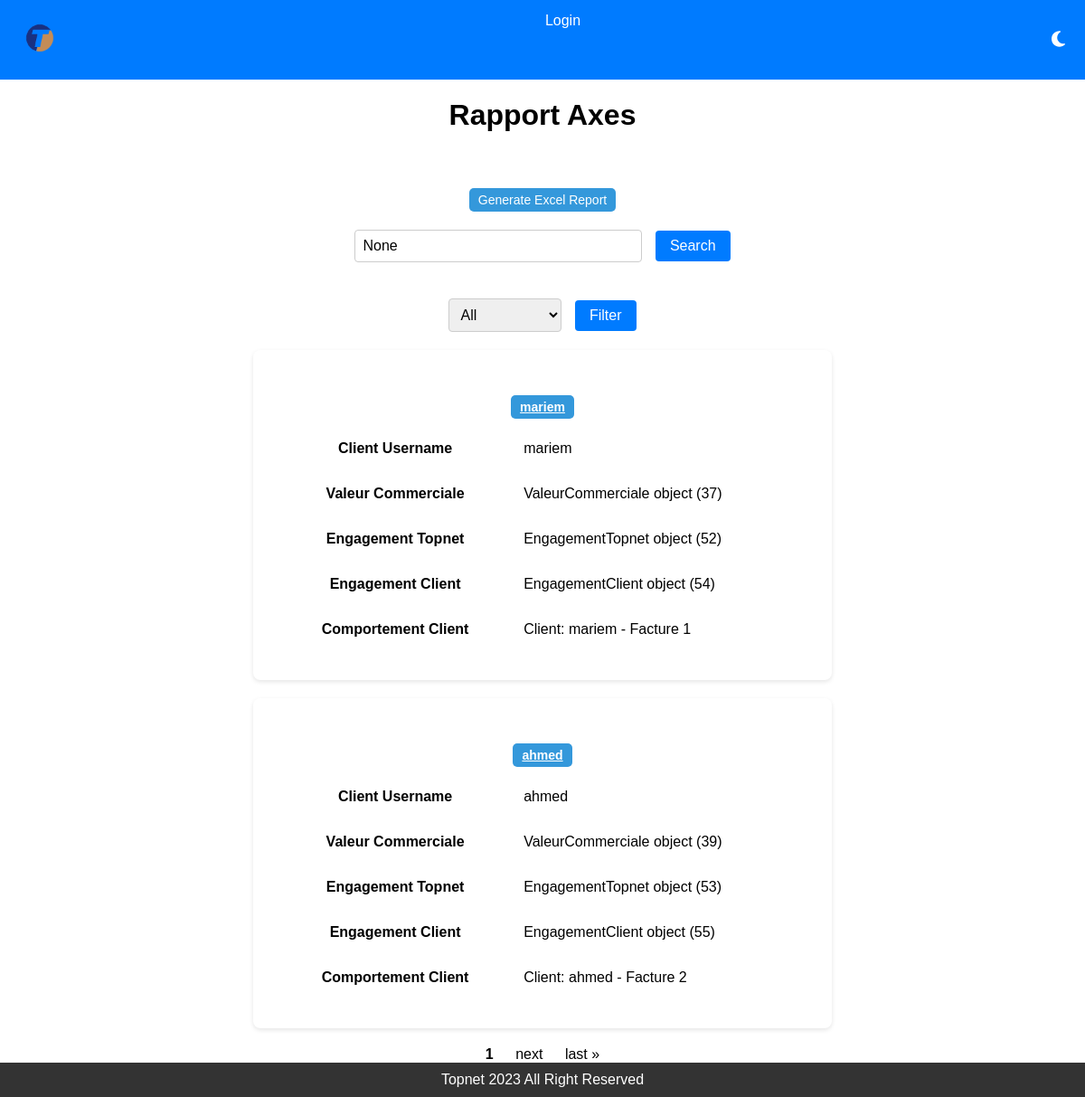
Page /user/view_axes/ on the earlier database version.
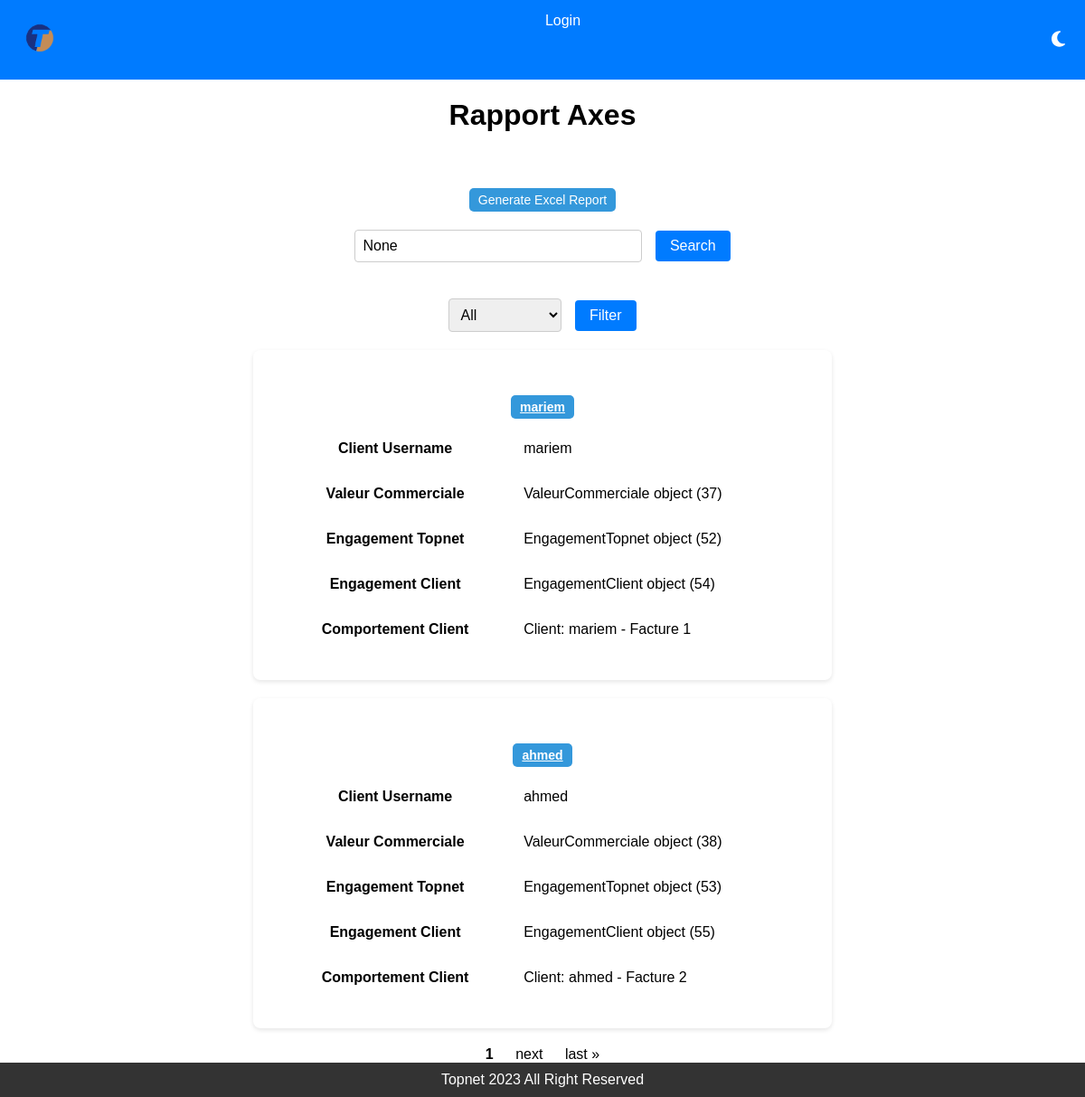
Same page on the later database version.
### client/models.py (models this page shows, shortened)
class Axes(models.Model):
    client = models.ForeignKey(Client, on_delete=models.CASCADE, related_name='Axes')
    valeur_commerciale = models.ForeignKey(ValeurCommerciale, on_delete=models.CASCADE, null=True, blank=True)
    engagement_topnet = models.ForeignKey(EngagementTopnet, on_delete=models.CASCADE, null=True, blank=True)
    engagement_client = models.ForeignKey(EngagementClient, on_delete=models.CASCADE, null=True, blank=True)
    comportement_client = models.ForeignKey(ComportementClient, on_delete=models.CASCADE, null=True, blank=True)

class ValeurCommerciale(models.Model):
    CATEGORIE_CHOICES = [
        (None, 'Unspecified'),
        (0, 'Standard'),
        (1, 'VIP'),
    ]
    ENGAGEMENT_CHOICES = [
        (None, 'Unspecified'),
        (0, 'Engagé'),
        (1, 'Non Engagé'),
    ]
    OFFRE_CHOICES = [
        (None, 'Unspecified'),
        (0.5, 'XDSL'),
        (1, 'HD'),
    ]
    DEBIT_CHOICES = [
        (None, 'Unspecified'),
        (Decimal('1'), '100'),
        (Decimal('0.9'), '50'),
        (Decimal('0.8'), '30'),
        (Decimal('0.7'), '20'),
        (Decimal('0.6'), '12'),
        (Decimal('0.4'), '10'),
        (Decimal('0.2'), '8'),
        (Decimal('0'), '4'),
    ]
    categorie_client = models.IntegerField(choices=CATEGORIE_CHOICES, default=None, null=True, blank=True)
    engagement_contractuel = models.IntegerField(choices=ENGAGEMENT_CHOICES, default=None, null=True, blank=True)
    offre = models.DecimalField(choices=OFFRE_CHOICES, max_digits=3, decimal_places=1, default=None, null=True, blank=True)
    debit = models.DecimalField(choices=DEBIT_CHOICES, max_digits=2, decimal_places=1, default=None, null=True, blank=True)
    client = models.ForeignKey(Client, on_delete=models.CASCADE, related_name='valeur_commerciale', null=True, blank=True, default=None)
    axes_relation = models.OneToOneField('client.Axes', on_delete=models.CASCADE, related_name='valeur_commerciale_relation', null=True, blank=True)

class Client(AbstractUser):
    phone_regex = RegexValidator(
        regex=r'^\d{8}$',
        message="Le numéro de téléphone doit être au format  71000000."
    )
    phone_number = models.CharField(validators=[phone_regex], max_length=17)
    CIN = models.CharField("CIN", max_length=250, validators=[RegexValidator(regex='^[0-9]{8}$', message="Numbers Only!")])

class EngagementTopnet(models.Model):
    client = models.ForeignKey(Client, on_delete=models.CASCADE, related_name='engagement_topnet', null=True, blank=True, default=None)
    axes_relation = models.OneToOneField('client.Axes', on_delete=models.CASCADE, related_name='engagement_topnet_relation', null=True, blank=True)
    nombre_reclamations = models.DecimalField(max_digits=3, decimal_places=1, default=0)
    delai_traitement = models.FloatField(default=0)

class EngagementClient(models.Model):
    client = models.ForeignKey(Client, on_delete=models.CASCADE, related_name='engagement_client', null=True, blank=True, default=None)
    axes_relation  = models.OneToOneField('client.Axes', on_delete=models.CASCADE, related_name='engagement_client_relation', null=True, blank=True)

class ComportementClient(models.Model):
    facture = models.ForeignKey('facture.Facture', on_delete=models.CASCADE, related_name='ComportementClient', null=True, blank=True, default=None)
    client = models.ForeignKey(Client, on_delete=models.CASCADE, related_name='comportement_client', null=True, blank=True, default=None)
    axes_relation = models.OneToOneField('client.Axes', on_delete=models.CASCADE, related_name='comportement_client_relation', null=True, blank=True)
    def __str__(self):
        if self.facture and self.facture.client:
            return f"Client: {self.facture.client.username} - Facture {self.facture.Id_facture}"
        return f"Facture {self.facture.Id_facture} - No Client"

### facture/models.py (models this page shows, shortened)
class Facture(models.Model):
    client = models.ForeignKey('client.Client', on_delete=models.CASCADE, related_name='factures', null=True, blank=True, default=None)
    contrat = models.ForeignKey('contrat.Contrat', on_delete=models.CASCADE, related_name='factures')
    Id_facture = models.AutoField(primary_key=True)
    montant_encours = models.DecimalField(max_digits=10, decimal_places=2, help_text="Montant en Dinar Tunisien")
    ESPECE = 'Espece'
    CREDIT_CARD = 'CreditCard'
    CHEQUE = 'Cheque'
    TYPE_PAIEMENT_CHOICES = [
        (ESPECE, 'Espece'),
        (CREDIT_CARD, 'Credit Card'),
        (CHEQUE, 'Cheque'),
    ]
    type_paiement = models.CharField(max_length=100, choices=TYPE_PAIEMENT_CHOICES)
    date_du_facture = models.DateField(default=timezone.now)
    date_a_payer_avant = models.DateField(validators=[validate_date_a_payer_avant])
    REJET = 'rejet'
    NON = 'non'
    STATUT_PAIEMENT_CHOICES = [
        (REJET, 'Rejet'),
        (NON, 'Non'),
    ]
    statut_paiement = models.CharField(max_length=10, choices=STATUT_PAIEMENT_CHOICES, default=NON)
    CONTENTIEUX_CHOICES = [
        (False, 1),
        (True, 0),
    ]
    contentieux = models.BooleanField(default=False, choices=CONTENTIEUX_CHOICES)

### client/views.py (the view)
# urls.py: path('view_axes/', view_axes, name='view_axes'),
def view_axes(request):
    axes_with_clients = Axes.objects.select_related('client')
    axes_with_clients = axes_with_clients.exclude(client__is_superuser=True)
    search_query = request.GET.get('search')
    if search_query:
        axes_with_clients = axes_with_clients.filter(client__username__icontains=search_query)
    filter_option = request.GET.get('filter', 'all')
    if filter_option == 'today':
        axes_with_clients = axes_with_clients.filter(client__date_joined__date=timezone.now().date())
    elif filter_option == 'past7days':
        past_week = timezone.now() - timezone.timedelta(days=7)
        axes_with_clients = axes_with_clients.filter(client__date_joined__gte=past_week)
    elif filter_option == 'thismonth':
        axes_with_clients = axes_with_clients.filter(client__date_joined__year=timezone.now().year, client__date_joined__month=timezone.now().month)
    elif filter_option == 'thisyear':
        axes_with_clients = axes_with_clients.filter(client__date_joined__year=timezone.now().year)
    paginator = Paginator(axes_with_clients, 2)
    page_number = request.GET.get('page')
    axes = paginator.get_page(page_number)
    return render(request, 'client/view_axes.html', {'axes': axes, 'search_query': search_query, 'filter_option': filter_option})

### score_app/templates/client/view_axes.html (shortened to what this page needs)
{% extends 'base.html' %}
{% load static %}
{% block content %}
<h1>Rapport Axes</h1>
    <form method="post" action="{% url 'generate_excel' %}">
        <div class="back-button-container">
            <button type="submit" class="back-button">Generate Excel Report</button>
        </div>
    </form>
<div class="search-container">
    <form method="get" action="">
        <input type="text" name="search" value="{{ search_query }}" placeholder="Search by username">
        <button type="submit">Search</button>
    </form>
</div>
<div class="filter-container">
    <form method="get" action="">
        <select name="filter">
            <option value="all" {% if filter_option == 'all' %}selected{% endif %}>All</option>
        </select>
        <button type="submit">Filter</button>
    </form>
</div>
<div class="client-box-container">
    {% for ax in axes %}
        <div class="client-box">
            <div class="back-button-container">
            <h3><a href="{% url 'client_scores' client_id=ax.client.id %}" class="back-button">{{ ax.client.username }}</a></h3>
            </div>
            <table>
                <tr>
                    <th>Client Username</th>
                    <td>{{ ax.client.username }}</td>
                </tr>
                <tr>
                    <th>Valeur Commerciale</th>
                    <td>{{ ax.valeur_commerciale }}</td>
                </tr>
                <tr>
                    <th>Engagement Topnet</th>
                    <td>{{ ax.engagement_topnet }}</td>
                </tr>
                <tr>
                    <th>Engagement Client</th>
                    <td>{{ ax.engagement_client }}</td>
                </tr>
                <tr>
                    <th>Comportement Client</th>
                    <td>{{ ax.comportement_client }}</td>
                 </tr>
            </table>
        </div>
    {% endfor %}
</div>
<div class="pagination">
    <span class="step-links">
        <span class="current-page">{{ axes.number }}</span>
        {% if axes.has_next %}
            <a href="?page={{ axes.next_page_number }}">next</a>
            <a href="?page={{ axes.paginator.num_pages }}">last &raquo;</a>
        {% endif %}
    </span>
</div>
{% endblock %}

Differences in the rows shown:
changed Axes "ahmed": valeur_commerciale "ValeurCommerciale object (39)" → "ValeurCommerciale object (38)"
